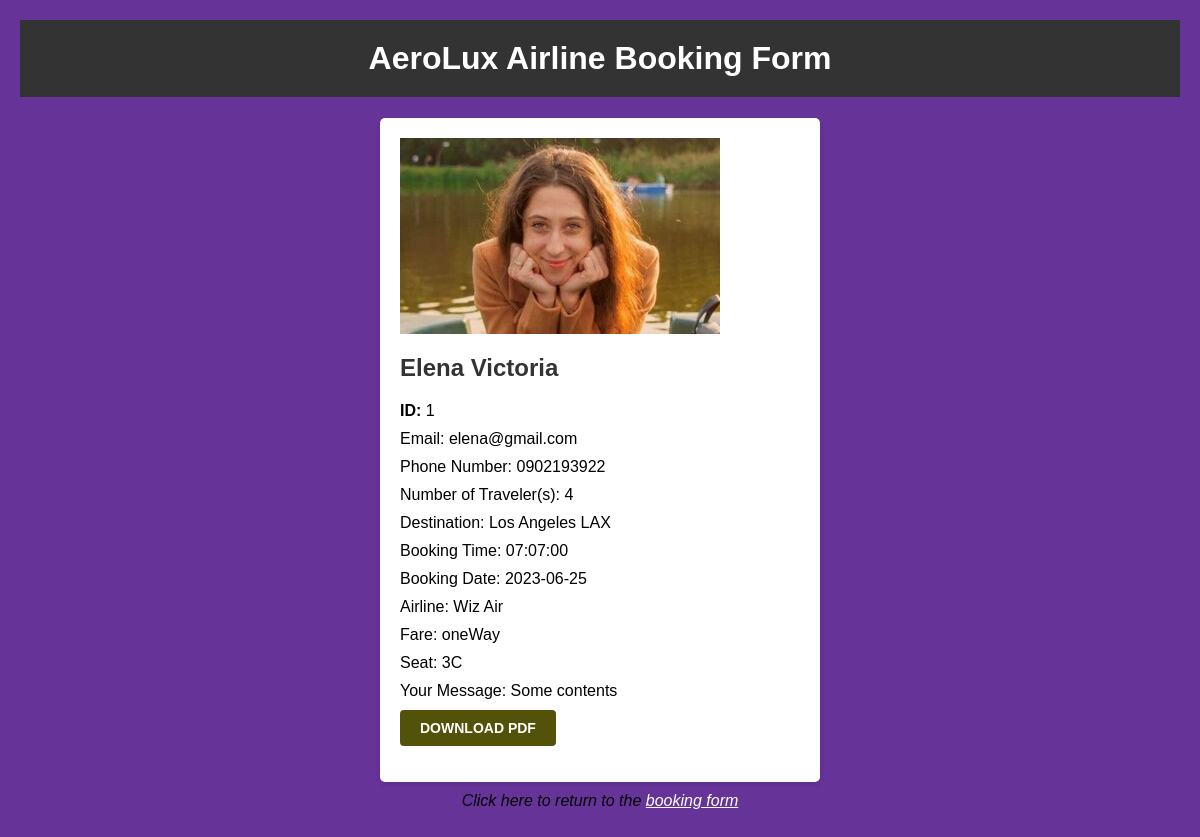
The page /customer_data.php?id=1 on the database its author committed.
### tables this page shows
CREATE TABLE `passengers_record` (
  `id` int(11) NOT NULL,
  `customer_name` varchar(128) NOT NULL,
  `email` varchar(128) NOT NULL,
  `phone_no` varchar(128) NOT NULL,
  `crew` varchar(128) NOT NULL,
  `location_to` varchar(128) NOT NULL,
  `booking_time` time NOT NULL,
  `booking_date` date NOT NULL,
  `airline` varchar(128) NOT NULL,
  `fare` varchar(128) NOT NULL,
  `seat` varchar(128) NOT NULL,
  `customer_message` text DEFAULT NULL,
  `image_file` varchar(200) DEFAULT NULL
);

### includes/get_customer_data_id.php (called while the page is built)
<?php
function getCustomerData($conn, $id){
    $sql = "SELECT * FROM passengers_record WHERE id = ?";
    $stmt = mysqli_prepare($conn, $sql);
    mysqli_stmt_bind_param($stmt, "i", $id);
    $result = mysqli_stmt_execute($stmt);
    $get_result = mysqli_stmt_get_result($stmt);
    return mysqli_fetch_assoc($get_result);
}

### customer_data.php (the view, shortened to what this page needs)
<?php
require "includes/db_connect.php";
require "includes/get_customer_data_id.php";
$conn = connectDB();
if (isset($_GET['id'])){
    $data = getCustomerData($conn, $_GET['id']);
} else {
    $data = null;
}
?>
<html lang="en">
<head>
    <link href="./stylings/customer_data.css" rel="stylesheet">
</head>
<body>
    <h1><a href="http://localhost/flight_booking-app/index.php" style="text-decoration: none">AeroLux Airline Booking Form</a></h1>
    <div>
        <?php if ($data !== null): ?>
            <article>
                <?php if ($data["image_file"]): ?>
                    <img src="http://localhost/flight_booking-app/uploads/<?= $data["image_file"]; ?>" alt="">
                <?php endif; ?>
                <h2><?php echo htmlspecialchars($data["customer_name"]); ?></h2>
                <p><b>ID:</b> <?php echo htmlspecialchars($data["id"]); ?></p>
                <p>Email: <?php echo htmlspecialchars($data["email"]); ?></p>
                <p>Phone Number: <?php echo htmlspecialchars($data["phone_no"]);?></p>
                <p>Number of Traveler(s): <?php echo $data["crew"];?></p>
                <p>Destination: <?php echo $data["location_to"];?></p>
                <p>Booking Time: <?php echo $data["booking_time"];?></p>
                <p>Booking Date: <?php echo $data["booking_date"];?></p>
                <p>Airline: <?php echo $data["airline"];?></p>
                <p>Fare: <?php echo $data["fare"];?></p>
                <p>Seat: <?php echo $data["seat"];?></p>
                <p>Your Message: <?php echo htmlspecialchars($data["customer_message"]);?></p>
                <form action="" method="POST">
                    <button id="pdf" type="submit" name="download">Download PDF</button>
                </form>
            </article>
            <p class="booking_link"><i>Click here to return to the <a href="http://localhost/flight_booking-app/index2.php">booking form</a></i></p>
        <?php else: ?>
            <p>No data found.</p>
        <?php endif; ?>
    </div>
</body>
</html>

### stylings/customer_data.css (style rules this page uses)
body { font-family: Arial, sans-serif; background-color: rebeccapurple; margin: 0; padding: 20px; }
h1 { text-align: center; padding: 20px; background-color: #333; color: white; }
article { background-color: #fff; padding: 20px; border-radius: 5px; box-shadow: 0 2px 5px rgba(0, 0, 0, 0.1); max-width: 400px; margin: 0 auto; }
h2 { color: #333; }
p { margin: 10px 0; }
a { color: white; }
i { font-style: italic; }
.booking_link { text-align: center; }
#pdf { display: inline-block; padding: 10px 20px; font-size: 14px; font-weight: bold; text-transform: uppercase; color: #fff; background-color: rgb(82, 82, 10); border: none; border-radius: 4px; cursor: pointer; transition: background-color 0.3s ease; }

### rows shown on the page
passengers_record: image_file (picture), customer_name "Elena Victoria", id "1", email "elena@gmail.com", phone_no "0902193922", crew "4", location_to "Los Angeles LAX", booking_time "07:07:00", booking_date "2023-06-25", airline "Wiz Air", fare "oneWay", seat "3C", customer_message "Some contents"
